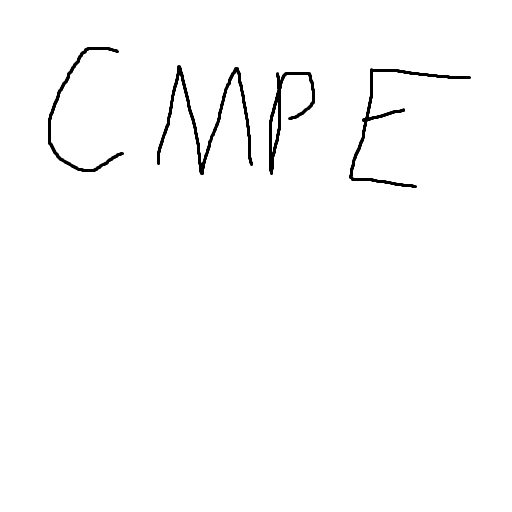
%> input picture 362 Projects/(Old Material) 2023S-PS Materials-20240330/PS3/4.png, 512 x 512 px
$ octave ps3_5.m   (GNU Octave 9; MATLAB toolbox functions it lacks are replaced by stand-ins)
%> lines starting %> are read from the running program, lines starting %| are printed output that depends on the picture; in (x1, y1, x2, y2) boxes, pixels count from 0 and x2, y2 are one past the last pixel; in counts of white or black regions, pixels touching at a corner belong together; the program's own positions count from 1
% Hide information in least significant bit

% Load the information i want to hide
im4 = rgb2gray(imread("4.png", "png"));
%> im4: size 512x512 uint8; min 0, max 255, mean 251.1
im5 = rgb2gray(imread("5.png", "png"));
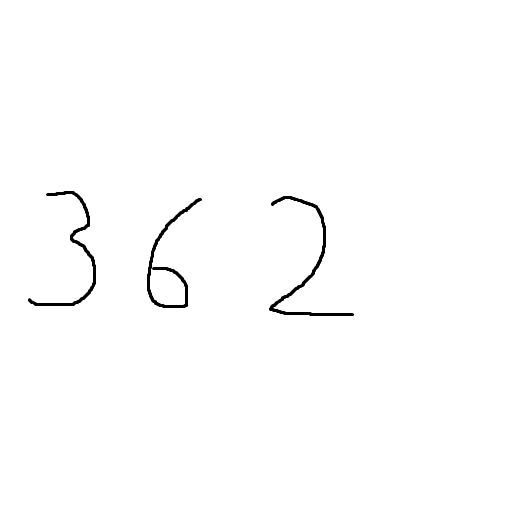
%> input picture 362 Projects/(Old Material) 2023S-PS Materials-20240330/PS3/5.png, 512 x 512 px
%> im5: size 512x512 uint8; min 0, max 255, mean 252.8
im6 = rgb2gray(imread("6.png", "png"));
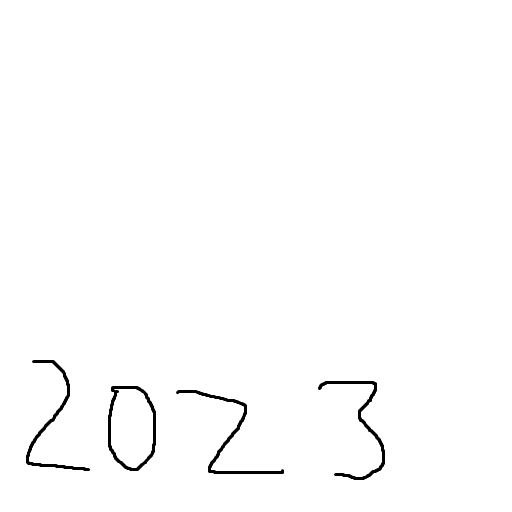
%> input picture 362 Projects/(Old Material) 2023S-PS Materials-20240330/PS3/6.png, 512 x 512 px
%> im6: size 512x512 uint8; min 0, max 255, mean 252.3

% I want to hide it in this image
im3 = imread("3.png", "png");
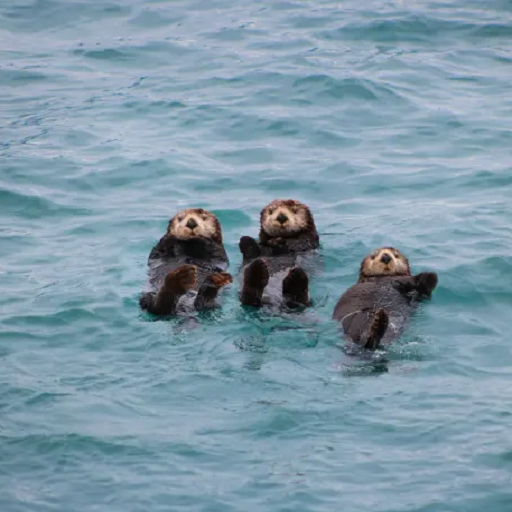
%> input picture 362 Projects/(Old Material) 2023S-PS Materials-20240330/PS3/3.png, 512 x 512 px
%> im3 is the input picture: size 512x512x3 uint8; mean R, G, B 126.1, 152.3, 167.8


im3_r = im3(:,:,1);
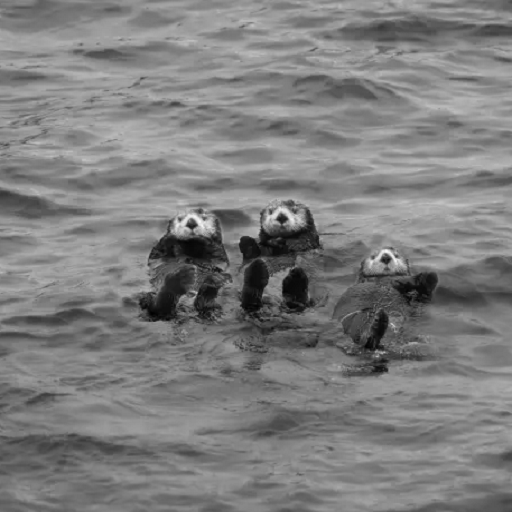
%> im3_r: size 512x512 uint8; min 0, max 248, mean 126.1
im3_g = im3(:,:,2);
im3_b = im3(:,:,3);
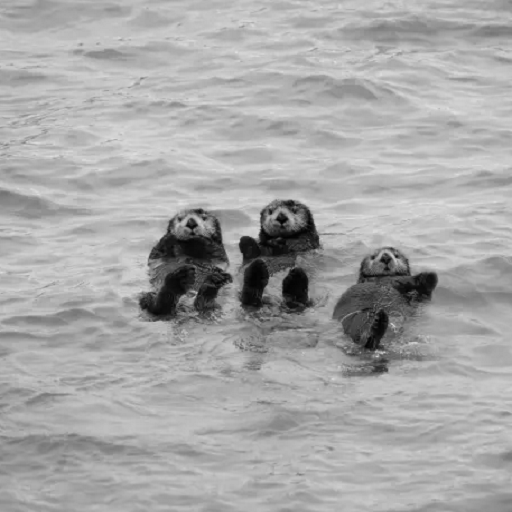
%> im3_b: size 512x512 uint8; min 1, max 223, mean 167.8

% Logical operations
im4 = uint8(im4 == 0);
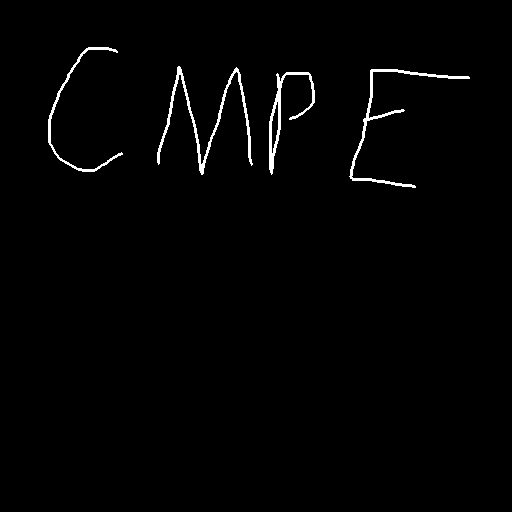
%> im4: size 512x512 uint8; values 0 (black) and 1 (white), 1.3% white; 4 white regions, box (x1, y1, x2, y2) and area: (157, 66, 253, 175) 1151, (349, 69, 470, 188) 917, (269, 72, 315, 175) 773, (48, 47, 123, 172) 603
im5 = uint8(im5 == 0);
%> im5: size 512x512 uint8; values 0 (black) and 1 (white), 0.71% white; 3 white regions, box (x1, y1, x2, y2) and area: (270, 196, 353, 316) 698, (147, 198, 201, 308) 583, (29, 191, 96, 306) 579
im6 = uint8(im6 == 0);
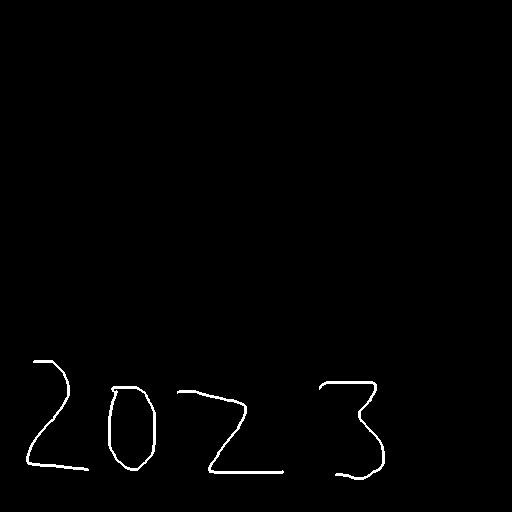
%> im6: size 512x512 uint8; values 0 (black) and 1 (white), 0.87% white; 4 white regions, box (x1, y1, x2, y2) and area: (177, 390, 284, 474) 610, (108, 386, 156, 471) 590, (319, 381, 385, 480) 554, (26, 360, 89, 471) 534


% Hide the 1's in the LSB of im3
im3(:,:,1) = bitor(bitand(im3_r, 0b11111110), im4);
im3(:,:,2) = bitor(bitand(im3_g, 0b11111110), im5);
im3(:,:,3) = bitor(bitand(im3_b, 0b11111110), im6);

imshow(im3);

imwrite(im3, "3info.png");
